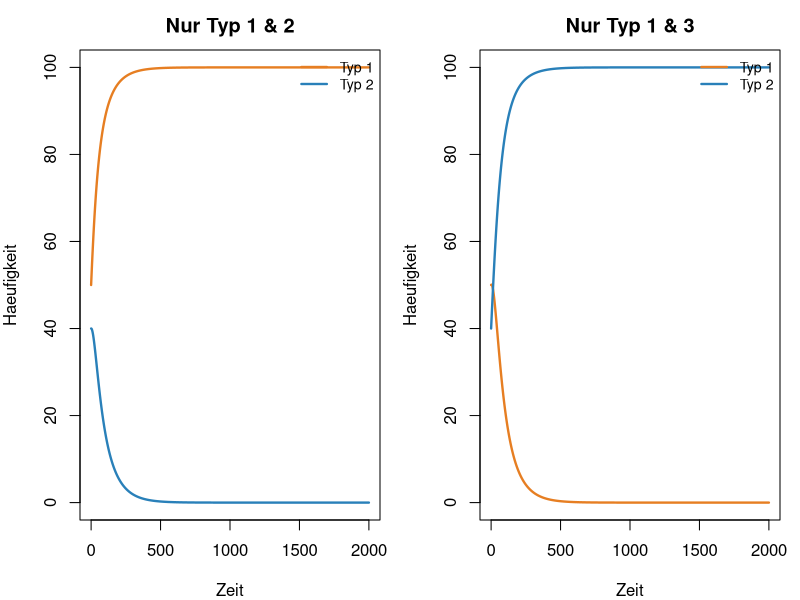
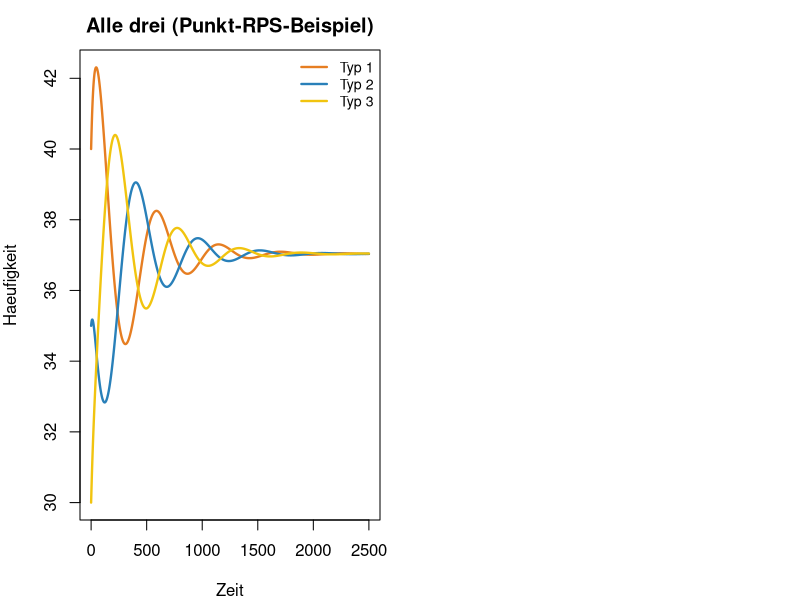
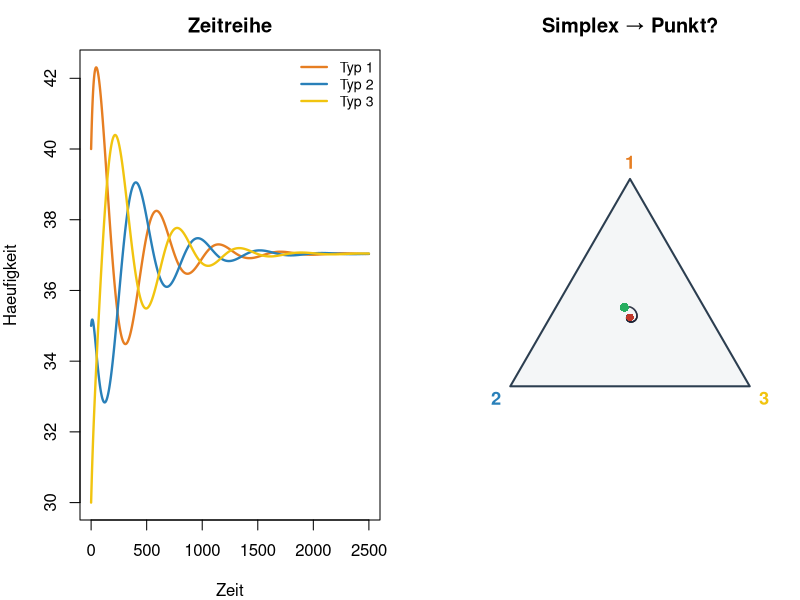
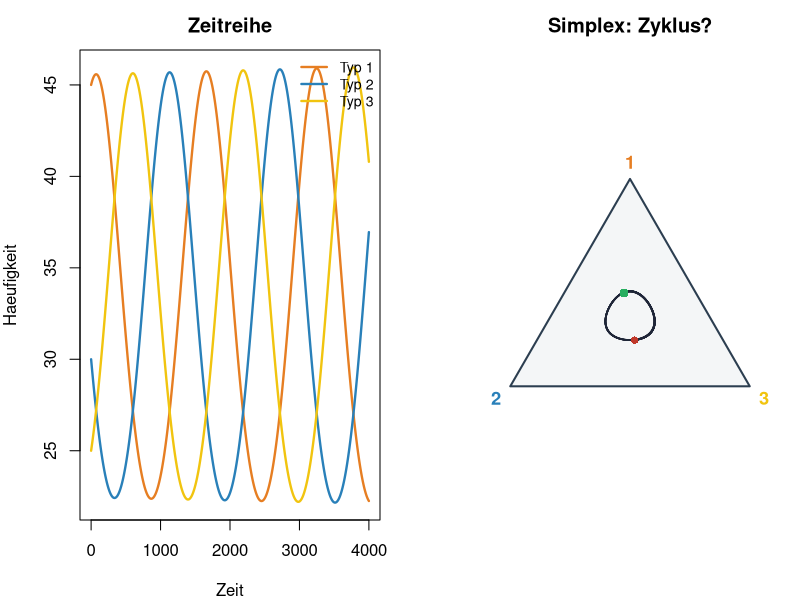
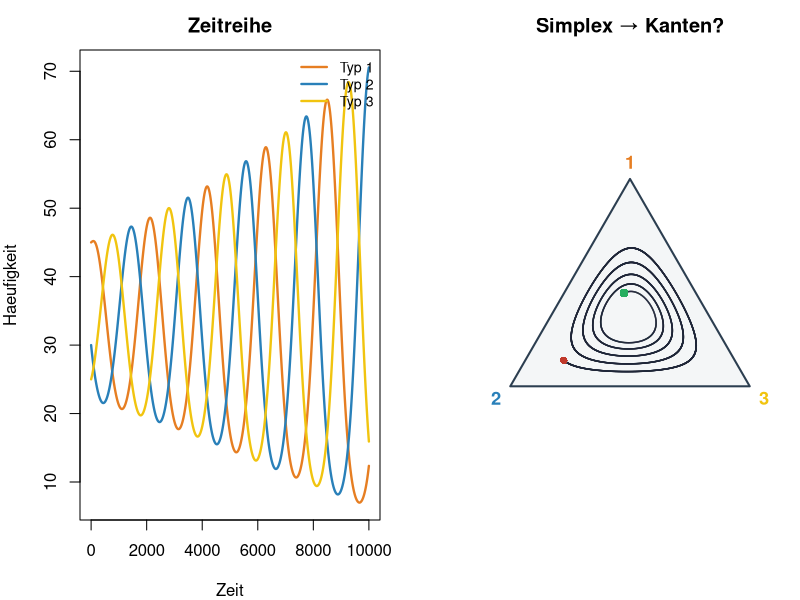
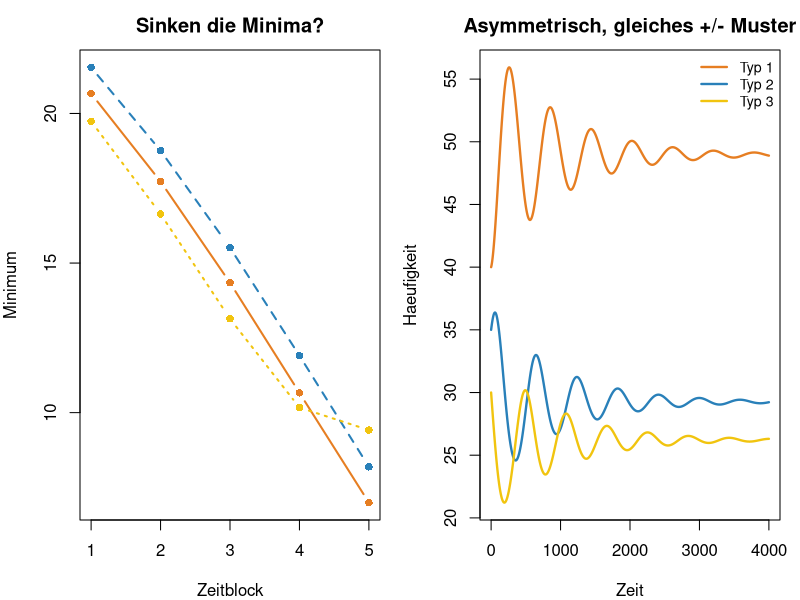
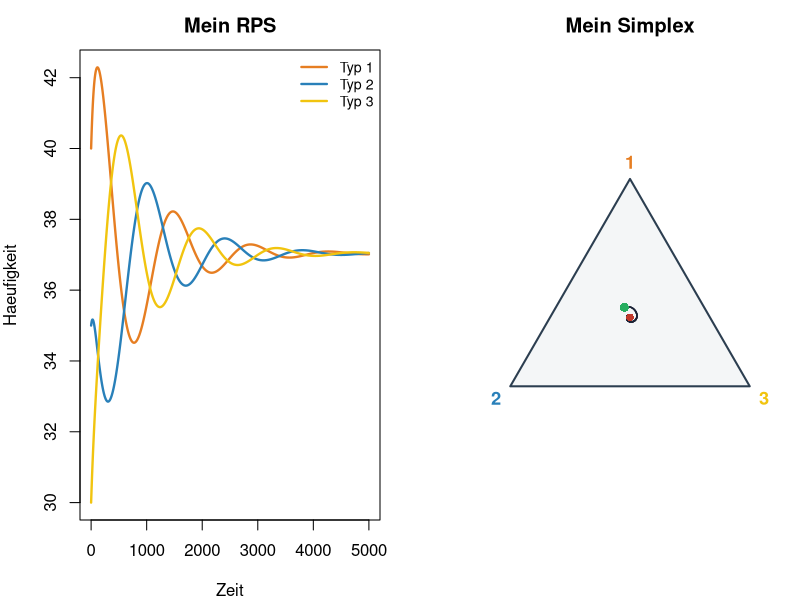

Write R code to recreate these figures, in order.
## ---- chunk 1
next_3lv <- function(N, r, A, K) {
  load <- as.numeric(A %*% N)
  pmax(N + r * N * (1 - load / K), 0)
}

simulate_3lv <- function(N0, r, A, K, T = 2000) {
  n <- length(N0)
  N <- matrix(0, T + 1, n)
  N[1, ] <- N0
  for (t in 1:T) N[t + 1, ] <- next_3lv(N[t, ], r, A, K)
  out <- data.frame(time = 0:T)
  for (j in seq_len(n)) out[[paste0("N", j)]] <- N[, j]
  out
}

plot_3lv <- function(df, main = "") {
  cols <- c("#e67e22", "#2980b9", "#f1c40f")
  ys <- df[, grep("^N", names(df)), drop = FALSE]
  matplot(df$time, ys, type = "l", lty = 1, lwd = 2.3, col = cols[seq_len(ncol(ys))],
          xlab = "Zeit", ylab = "Haeufigkeit", main = main)
  legend("topright", paste0("Typ ", seq_len(ncol(ys))),
         col = cols[seq_len(ncol(ys))], lty = 1, lwd = 2.3, bty = "n", cex = 0.85)
}

make_rps_A <- function(s, w) {
  matrix(c(1, w, s,
           s, 1, w,
           w, s, 1), 3, 3, byrow = TRUE)
}

# Frequenzen auf dem 2-Simplex (Dreieck)
to_simplex_xy <- function(N) {
  N <- as.matrix(N)
  s <- pmax(rowSums(N), 1e-12)
  f <- N / s
  v1 <- c(0.5, sqrt(3) / 2); v2 <- c(0, 0); v3 <- c(1, 0)
  cbind(x = f[, 1] * v1[1] + f[, 2] * v2[1] + f[, 3] * v3[1],
        y = f[, 1] * v1[2] + f[, 2] * v2[2] + f[, 3] * v3[2])
}

plot_simplex <- function(df, main = "", fade = TRUE) {
  cols_s <- c("#e67e22", "#2980b9", "#f1c40f")
  N <- df[, grep("^N", names(df)), drop = FALSE]
  if (ncol(N) != 3) stop("Simplex-Plot braucht genau 3 Typen")
  xy <- to_simplex_xy(N)
  v1 <- c(0.5, sqrt(3) / 2); v2 <- c(0, 0); v3 <- c(1, 0)
  plot(NA, xlim = c(-0.08, 1.08), ylim = c(-0.12, sqrt(3) / 2 + 0.1),
       asp = 1, axes = FALSE, xlab = "", ylab = "", main = main)
  polygon(c(v1[1], v2[1], v3[1]), c(v1[2], v2[2], v3[2]),
          border = "#2c3e50", lwd = 2, col = "#f4f6f7")
  text(v1[1], v1[2] + 0.07, "1", col = cols_s[1], font = 2, cex = 1.1)
  text(v2[1] - 0.06, v2[2] - 0.05, "2", col = cols_s[2], font = 2, cex = 1.1)
  text(v3[1] + 0.06, v3[2] - 0.05, "3", col = cols_s[3], font = 2, cex = 1.1)
  n <- nrow(xy)
  if (fade && n > 40) {
    for (i in seq_len(n - 1)) {
      a <- 0.12 + 0.78 * (i / n)
      segments(xy[i, 1], xy[i, 2], xy[i + 1, 1], xy[i + 1, 2],
               col = rgb(0.12, 0.15, 0.22, a), lwd = 1.5)
    }
  } else {
    lines(xy[, 1], xy[, 2], lwd = 2, col = "#2c3e50")
  }
  points(xy[1, 1], xy[1, 2], pch = 16, col = "#27ae60", cex = 1.2)
  points(xy[n, 1], xy[n, 2], pch = 16, col = "#c0392b", cex = 1.0)
}

# Minima in aufeinanderfolgenden Bloecken (Heteroklin-Diagnose)
block_mins <- function(df, nblock = 5) {
  ys <- as.matrix(df[, grep("^N", names(df)), drop = FALSE])
  blen <- floor(nrow(ys) / nblock)
  out <- sapply(seq_len(ncol(ys)), function(j) {
    sapply(0:(nblock - 1), function(b) {
      i1 <- b * blen + 1
      i2 <- min((b + 1) * blen, nrow(ys))
      min(ys[i1:i2, j])
    })
  })
  colnames(out) <- paste0("N", seq_len(ncol(ys)))
  out
}

r <- 0.05
K <- 100
## ---- chunk 2
#| fig-height: 3.8
#| fig-width: 9
A_demo <- make_rps_A(s = 1.2, w = 0.5)
par(mfrow = c(1, 2), mar = c(4, 4, 2.5, 1))
plot_3lv(simulate_3lv(c(50, 40), r, A_demo[1:2, 1:2], K),
         main = "Nur Typ 1 & 2")
plot_3lv(simulate_3lv(c(50, 40), r, A_demo[c(1, 3), c(1, 3)], K),
         main = "Nur Typ 1 & 3")
## ---- chunk 3
#| fig-height: 3.8
#| fig-width: 8
df_point <- simulate_3lv(c(40, 35, 30), r, A_demo, K, T = 2500)
plot_3lv(df_point, main = "Alle drei (Punkt-RPS-Beispiel)")
A_demo
## ---- chunk 4
#| fig-height: 3.6
#| fig-width: 9
# Beispiel Folien: s=1.2, w=0.5 — Sie duerfen aendern
A_point <- make_rps_A(s = 1.2, w = 0.5)
df <- simulate_3lv(c(40, 35, 30), r, A_point, K, T = 2500)
par(mfrow = c(1, 2), mar = c(4, 4, 2.5, 1))
plot_3lv(df, main = "Zeitreihe")
plot_simplex(df, main = "Simplex → Punkt?")
cat("s+w =", 1.2 + 0.5, "\n")
## ---- chunk 5
#| fig-height: 3.6
#| fig-width: 9
A_osc <- make_rps_A(s = 1.35, w = 0.65)
df <- simulate_3lv(c(45, 30, 25), r = 0.02, A = A_osc, K = K, T = 4000)
par(mfrow = c(1, 2), mar = c(4, 4, 2.5, 1))
plot_3lv(df, main = "Zeitreihe")
plot_simplex(df, main = "Simplex: Zyklus?")
cat("s+w =", 1.35 + 0.65, "\n")
## ---- chunk 6
#| fig-height: 3.8
#| fig-width: 9
A_het <- make_rps_A(s = 1.40, w = 0.65)
df_het <- simulate_3lv(c(45, 30, 25), r = 0.015, A = A_het, K = K, T = 10000)
par(mfrow = c(1, 2), mar = c(4, 4, 2.5, 1))
plot_3lv(df_het, main = "Zeitreihe")
plot_simplex(df_het, main = "Simplex → Kanten?")
bm <- block_mins(df_het, nblock = 5)
bm
## ---- chunk 7
#| fig-height: 3.4
#| fig-width: 7
matplot(seq_len(nrow(bm)), bm, type = "b", pch = 16, lwd = 2,
        col = c("#e67e22", "#2980b9", "#f1c40f"),
        xlab = "Zeitblock", ylab = "Minimum",
        main = "Sinken die Minima?")
## ---- chunk 8
#| fig-height: 3.6
#| fig-width: 8
A_asym <- matrix(c(1, 0.4, 1.5,
                   1.15, 1, 0.55,
                   0.7, 1.35, 1), 3, 3, byrow = TRUE)
plot_3lv(simulate_3lv(c(40, 35, 30), r, A_asym, K, T = 4000),
         main = "Asymmetrisch, gleiches +/- Muster")
A_asym
## ---- chunk 9
# === IHR FINAL ===
s <- 1.2
w <- 0.5
A_final <- make_rps_A(s, w)
N0 <- c(40, 35, 30)

df_final <- simulate_3lv(N0, r = 0.02, A = A_final, K = K, T = 5000)
par(mfrow = c(1, 2), mar = c(4, 4, 2.5, 1))
plot_3lv(df_final, main = "Mein RPS")
plot_simplex(df_final, main = "Mein Simplex")
A_final
cat("s+w =", s + w, "\n")
# bei Verdacht auf Heteroklin:
# block_mins(df_final, 5)
## ---- chunk 10
# YOUR CODE — weitere (s,w) ausprobieren
